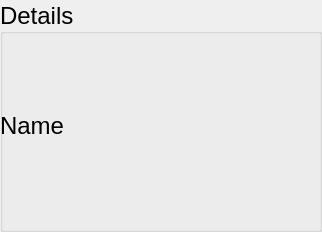
<?xml version="1.0" encoding="UTF-8"?>
<ui version="4.0">
 <class>Details</class>
 <widget class="QGroupBox" name="Details">
  <property name="geometry">
   <rect>
    <x>0</x>
    <y>0</y>
    <width>322</width>
    <height>232</height>
   </rect>
  </property>
  <property name="font">
   <font>
    <pointsize>18</pointsize>
   </font>
  </property>
  <property name="windowTitle">
   <string>GroupBox</string>
  </property>
  <property name="title">
   <string>Details</string>
  </property>
  <property name="alignment">
   <set>Qt::AlignLeading|Qt::AlignLeft|Qt::AlignVCenter</set>
  </property>
  <property name="flat">
   <bool>false</bool>
  </property>
  <property name="checkable">
   <bool>false</bool>
  </property>
  <widget class="QWidget" name="gridLayoutWidget">
   <property name="geometry">
    <rect>
     <x>0</x>
     <y>30</y>
     <width>321</width>
     <height>191</height>
    </rect>
   </property>
   <layout class="QGridLayout" name="gridLayout">
    <item row="0" column="0">
     <widget class="QLabel" name="label">
      <property name="text">
       <string>Name</string>
      </property>
     </widget>
    </item>
    <item row="0" column="1">
     <widget class="QLabel" name="nameLabel">
      <property name="text">
       <string/>
      </property>
     </widget>
    </item>
   </layout>
  </widget>
 </widget>
 <resources/>
 <connections/>
</ui>
